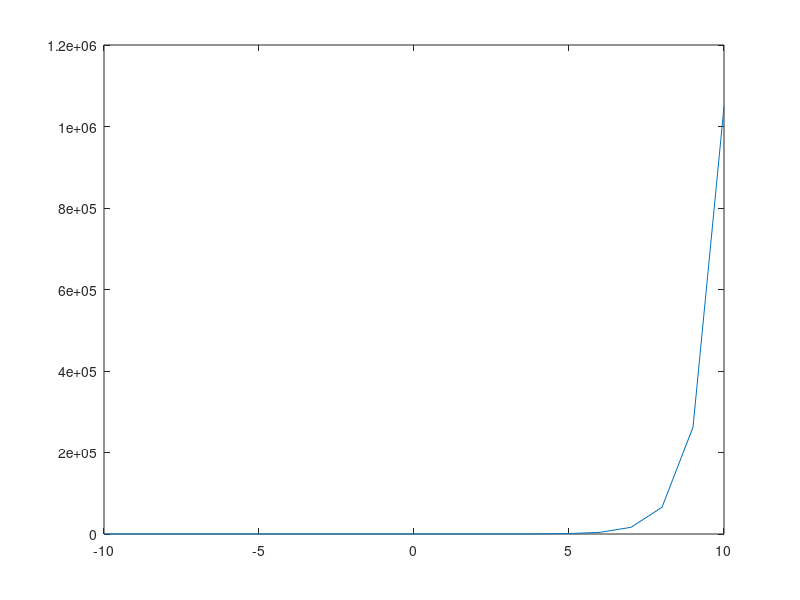

This figure's MATLAB source:
#Exponential signal
n=-100:100;
alpha=0.9;
xn = alpha.^n;
figure(1)
stem(n,xn)

#Exponential signal(Increasing)
n=-100:100;
alpha=1.5;
xn = alpha.^n;
figure(1)
stem(n,xn)

#Exponential signal (Continuous & Increasing)
n=-10:10;
alpha=4;
xn = alpha.^n;
figure(1)
plot(n,xn)

